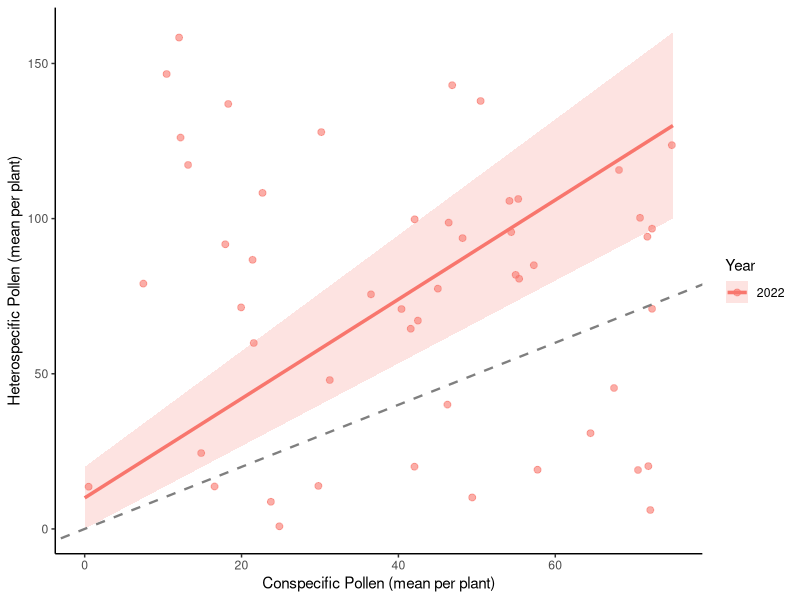

Here is the R script that generated this plot: (Note: this script raises an error after producing the figure.)
library(ggplot2)
library(cowplot)
library(patchwork)

pred_grid <- data.frame(mean_CP = seq(0, 75, length.out=10), lwr_HP = seq(0, 100, length.out=10), upr_HP = seq(20, 160, length.out=10), pred_HP = seq(10, 130, length.out=10), Year=factor(2022))
aggregated_data <- data.frame(mean_CP = runif(50, 0, 75), mean_HP = runif(50, 0, 160), Year=factor(2022))

p_model <- ggplot() +
    geom_ribbon(data = pred_grid, aes(x = mean_CP, ymin = lwr_HP, ymax = upr_HP, fill = Year), alpha = 0.2) +
    geom_point(data = aggregated_data, aes(x = mean_CP, y = mean_HP, color = Year), alpha = 0.6, size = 2) +
    geom_line(data = pred_grid, aes(x = mean_CP, y = pred_HP, color = Year), linewidth = 1.2) +
    geom_abline(intercept = 0, slope = 1, linetype = "dashed", color = "gray50", linewidth = 0.8) +
    labs(
        x = "Conspecific Pollen (mean per plant)",
        y = "Heterospecific Pollen (mean per plant)"
    ) +
    theme_classic() +
    theme(
        legend.position = "right"
    )

p_model_icon <- ggdraw(p_model) +
    draw_image("images/TPD_HP.png", x = 0.10, y = 0.90, hjust = 0, vjust = 1, width = 0.12, height = 0.12) +
    draw_image("images/TPD.png", x = 0.82, y = 0.22, hjust = 1, vjust = 0, width = 0.12, height = 0.12)

ggsave("test_model_icons2.png", p_model_icon, width=10, height=5, bg="white")
